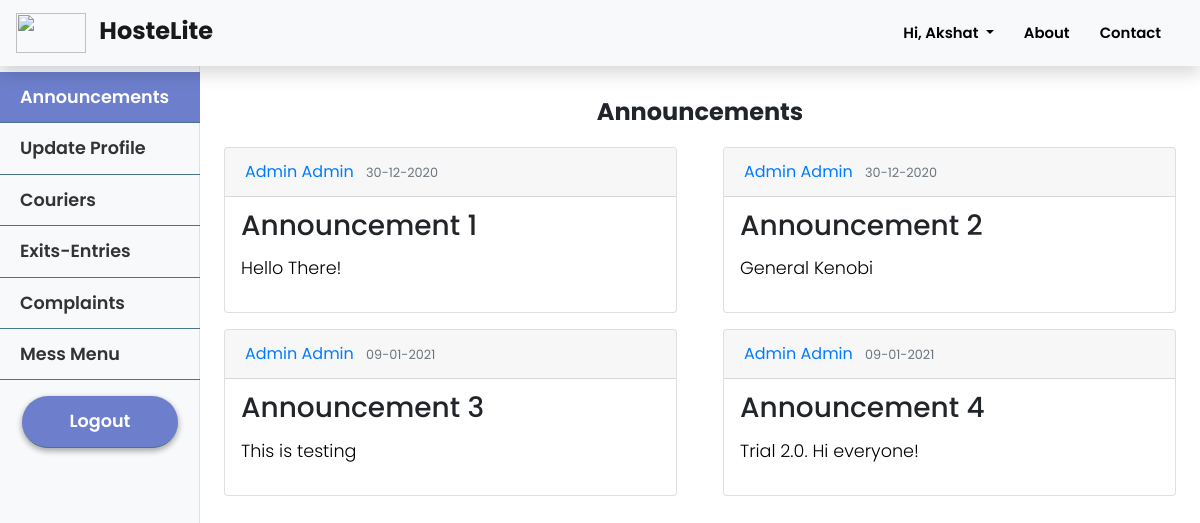
Before: /student/announcements (signed in) with the older database file.
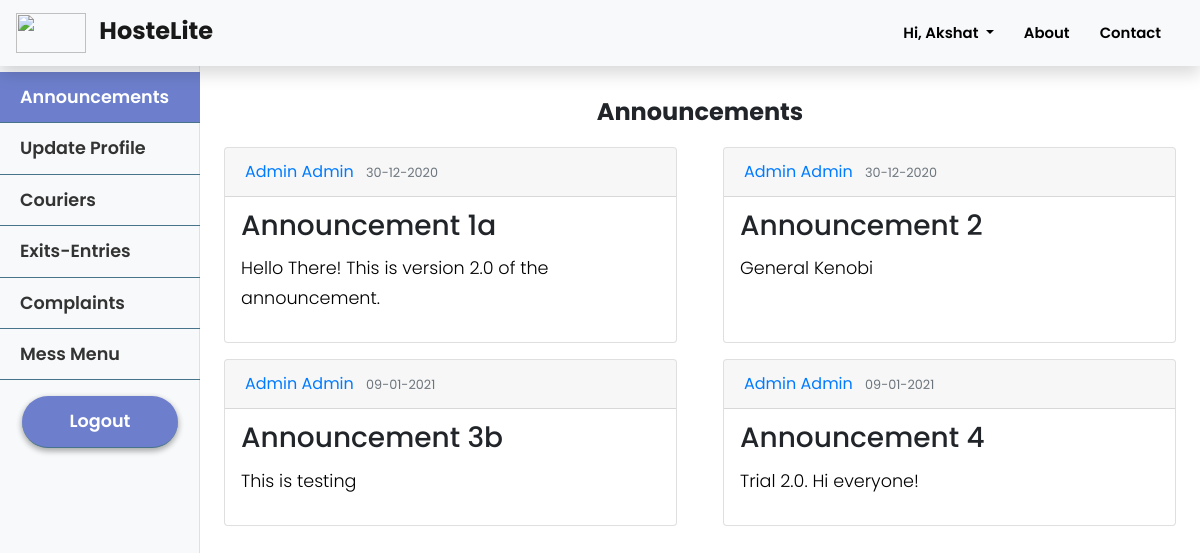
After: the same page with the newer database file.
### hostelmanagement/models.py (models this page shows, shortened)
class Announcement(db.Model):
    id = db.Column(db.Integer, primary_key=True)
    title = db.Column(db.String(100), nullable=False)
    date_posted = db.Column(db.DateTime, nullable=False, default=datetime.utcnow)
    content = db.Column(db.Text, nullable=False)
    user_id = db.Column(db.Integer, db.ForeignKey('user.id'), nullable=False)

class User(db.Model, UserMixin):
    id = db.Column(db.Integer, primary_key=True)
    college_id = db.Column(db.String(9), unique=True, nullable=False)
    firstname = db.Column(db.String(20), nullable=False)
    lastname = db.Column(db.String(20), nullable=False)
    email = db.Column(db.String(120), unique=True, nullable=False)
    password = db.Column(db.String(60), nullable=False)
    phone = db.Column(db.String(10), unique=True, nullable=False)
    address = db.Column(db.Text, nullable=False)
    course = db.Column(db.String(20),nullable=True)
    department = db.Column(db.String(20), nullable=True)
    user_type = db.Column(db.Integer, nullable = False, default=1)
    room_no = db.Column(db.Integer, nullable = True)
    announcements = db.relationship('Announcement', backref='author', lazy=True)
    complaints = db.relationship('Complaint', backref='author', lazy=True)
    mess_menu = db.relationship('MessMenu', backref='author', lazy=True)
    courier = db.relationship('Courier', backref='user', lazy=True)
    exitentry = db.relationship('ExitEntry', backref='user', lazy=True)
    visitor = db.relationship('Visitor', backref='user', lazy=True)

### hostelmanagement/routes.py (the view)
@app.route("/student/announcements")
@login_required
def display_student_announcements():
    user = current_user
    announcements = Announcement.query.all()
    return render_template('student/announcements.html', title = 'Announcements', announcements = announcements, user=user)

### hostelmanagement/models.py (called while the page is built)
@login_manager.user_loader
def load_user(user_id):
    return User.query.get(int(user_id))

### hostelmanagement/templates/student/announcements.html
{% extends 'student/students_layout.html' %}
{% block student_announcements %}active{% endblock student_announcements %}
{% block student_content %}
<h4 class="mb-2 font-weight-bold" style="text-align: center; padding-top: 20px;">Announcements</h4>
<div class="card-deck grid">
    {% for announcement in announcements %}
        <div class="card">
            <div class="card-header">
                <div class="article-metadata">
                    <a class="mr-2" href="#">{{announcement.author.firstname}} {{announcement.author.lastname}}</a>
                    <small class="text-muted">{{announcement.date_posted.strftime('%d-%m-%Y')}}</small>
                </div>
            </div>
            <div class="card-body">
                <h3 class="card-title">{{ announcement.title }}</h3>
                <p style="color: black;">{{announcement.content}}</p>
            </div>
        </div>
    {% endfor %}
</div>
{% endblock student_content %}

Changed rows visible on the page:
changed Announcement: title "Announcement 1" → "Announcement 1a"; content "Hello There!" → "Hello There! This is version 2.0 of the announcement."
changed Announcement "This is testing": title "Announcement 3" → "Announcement 3b"
